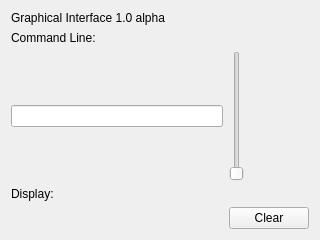
<?xml version="1.0" encoding="UTF-8"?>
<ui version="4.0">
 <class>Form</class>
 <widget class="QWidget" name="Form">
  <property name="geometry">
   <rect>
    <x>0</x>
    <y>0</y>
    <width>320</width>
    <height>240</height>
   </rect>
  </property>
  <property name="windowTitle">
   <string>Form</string>
  </property>
  <layout class="QGridLayout" name="gridLayout">
   <item row="1" column="0">
    <widget class="QLabel" name="label_2">
     <property name="text">
      <string>Command Line:</string>
     </property>
    </widget>
   </item>
   <item row="4" column="0">
    <widget class="QLabel" name="label_4">
     <property name="text">
      <string/>
     </property>
     <property name="wordWrap">
      <bool>true</bool>
     </property>
    </widget>
   </item>
   <item row="3" column="0">
    <widget class="QLabel" name="label_3">
     <property name="text">
      <string>Display:</string>
     </property>
    </widget>
   </item>
   <item row="2" column="0">
    <widget class="QLineEdit" name="lineEdit"/>
   </item>
   <item row="4" column="1">
    <widget class="QPushButton" name="pushButton">
     <property name="text">
      <string>Clear</string>
     </property>
    </widget>
   </item>
   <item row="0" column="0" colspan="2">
    <widget class="QLabel" name="label">
     <property name="text">
      <string>Graphical Interface 1.0 alpha</string>
     </property>
    </widget>
   </item>
   <item row="2" column="1">
    <widget class="QSlider" name="verticalSlider">
     <property name="maximum">
      <number>100</number>
     </property>
     <property name="orientation">
      <enum>Qt::Vertical</enum>
     </property>
    </widget>
   </item>
  </layout>
 </widget>
 <resources/>
 <connections>
  <connection>
   <sender>lineEdit</sender>
   <signal>textChanged(QString)</signal>
   <receiver>label_4</receiver>
   <slot>setText(QString)</slot>
   <hints>
    <hint type="sourcelabel">
     <x>64</x>
     <y>114</y>
    </hint>
    <hint type="destinationlabel">
     <x>72</x>
     <y>213</y>
    </hint>
   </hints>
  </connection>
  <connection>
   <sender>pushButton</sender>
   <signal>clicked()</signal>
   <receiver>label_4</receiver>
   <slot>clear()</slot>
   <hints>
    <hint type="sourcelabel">
     <x>251</x>
     <y>216</y>
    </hint>
    <hint type="destinationlabel">
     <x>121</x>
     <y>230</y>
    </hint>
   </hints>
  </connection>
  <connection>
   <sender>pushButton</sender>
   <signal>clicked()</signal>
   <receiver>lineEdit</receiver>
   <slot>clear()</slot>
   <hints>
    <hint type="sourcelabel">
     <x>282</x>
     <y>210</y>
    </hint>
    <hint type="destinationlabel">
     <x>117</x>
     <y>113</y>
    </hint>
   </hints>
  </connection>
  <connection>
   <sender>verticalSlider</sender>
   <signal>valueChanged(int)</signal>
   <receiver>label_4</receiver>
   <slot>setNum(int)</slot>
   <hints>
    <hint type="sourcelabel">
     <x>241</x>
     <y>155</y>
    </hint>
    <hint type="destinationlabel">
     <x>155</x>
     <y>209</y>
    </hint>
   </hints>
  </connection>
  <connection>
   <sender>verticalSlider</sender>
   <signal>valueChanged(int)</signal>
   <receiver>lineEdit</receiver>
   <slot>clear()</slot>
   <hints>
    <hint type="sourcelabel">
     <x>240</x>
     <y>92</y>
    </hint>
    <hint type="destinationlabel">
     <x>129</x>
     <y>115</y>
    </hint>
   </hints>
  </connection>
 </connections>
</ui>
